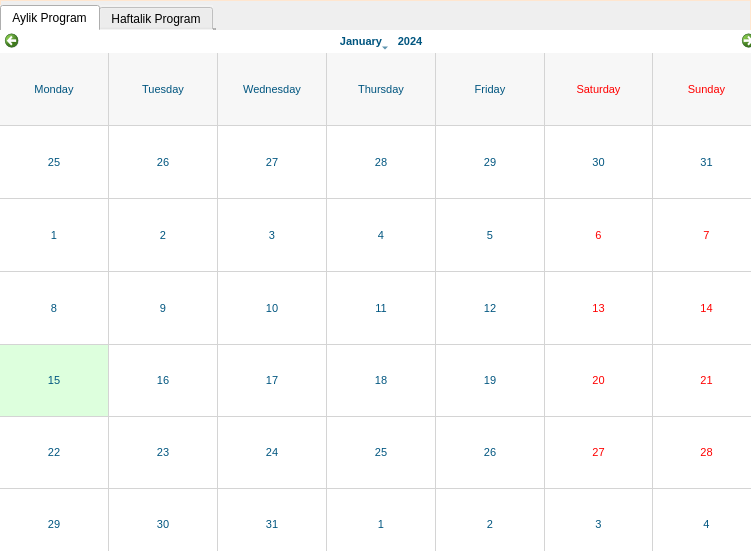
     <widget class="QFrame" name="frame_8">
      <property name="geometry">
       <rect>
        <x>25</x>
        <y>60</y>
        <width>751</width>
        <height>551</height>
       </rect>
      </property>
      <property name="styleSheet">
       <string notr="true">color: rgb(255, 230, 207);</string>
      </property>
      <property name="frameShape">
       <enum>QFrame::Box</enum>
      </property>
      <property name="frameShadow">
       <enum>QFrame::Plain</enum>
      </property>
      <widget class="QLabel" name="label_91">
       <property name="geometry">
        <rect>
         <x>40</x>
         <y>274</y>
         <width>81</width>
         <height>21</height>
        </rect>
       </property>
       <property name="font">
        <font>
         <family>Arial</family>
         <pointsize>9</pointsize>
         <weight>75</weight>
         <bold>true</bold>
        </font>
       </property>
       <property name="styleSheet">
        <string notr="true">color: rgb(255, 255, 255);</string>
       </property>
       <property name="text">
        <string>Dogum Tarihi</string>
       </property>
      </widget>
      <widget class="QLabel" name="label_92">
       <property name="geometry">
        <rect>
         <x>40</x>
         <y>204</y>
         <width>61</width>
         <height>16</height>
        </rect>
       </property>
       <property name="font">
        <font>
         <family>Arial</family>
         <pointsize>9</pointsize>
         <weight>75</weight>
         <bold>true</bold>
        </font>
       </property>
       <property name="styleSheet">
        <string notr="true">color: rgb(255, 255, 255);</string>
       </property>
       <property name="text">
        <string>Isim</string>
       </property>
      </widget>
      <widget class="QLabel" name="label_93">
       <property name="geometry">
        <rect>
         <x>40</x>
         <y>400</y>
         <width>91</width>
         <height>51</height>
        </rect>
       </property>
       <property name="font">
        <font>
         <family>Arial</family>
         <pointsize>9</pointsize>
         <weight>75</weight>
         <bold>true</bold>
        </font>
       </property>
       <property name="styleSheet">
        <string notr="true">color: rgb(255, 255, 255);</string>
       </property>
       <property name="text">
        <string>Gecmis Kurum / Kurumlar</string>
       </property>
       <property name="wordWrap">
        <bool>true</bool>
       </property>
      </widget>
      <widget class="QLabel" name="label_94">
       <property name="geometry">
        <rect>
         <x>40</x>
         <y>240</y>
         <width>47</width>
         <height>16</height>
        </rect>
       </property>
       <property name="font">
        <font>
         <family>Arial</family>
         <pointsize>9</pointsize>
         <weight>75</weight>
         <bold>true</bold>
        </font>
       </property>
       <property name="styleSheet">
        <string notr="true">color: rgb(255, 255, 255);</string>
       </property>
       <property name="text">
        <string>Soyisim</string>
       </property>
      </widget>
      <widget class="QLabel" name="label_95">
       <property name="geometry">
        <rect>
         <x>40</x>
         <y>305</y>
         <width>91</width>
         <height>21</height>
        </rect>
       </property>
       <property name="font">
        <font>
         <family>Arial</family>
         <pointsize>9</pointsize>
         <weight>75</weight>
         <bold>true</bold>
        </font>
       </property>
       <property name="styleSheet">
        <string notr="true">color: rgb(255, 255, 255);</string>
       </property>
       <property name="text">
        <string>TC Kimlik No</string>
       </property>
      </widget>
      <widget class="QLabel" name="label_97">
       <property name="geometry">
        <rect>
         <x>40</x>
         <y>330</y>
         <width>101</width>
         <height>41</height>
        </rect>
       </property>
       <property name="font">
        <font>
         <family>Arial</family>
         <pointsize>9</pointsize>
         <weight>75</weight>
         <bold>true</bold>
        </font>
       </property>
       <property name="styleSheet">
        <string notr="true">color: rgb(255, 255, 255);</string>
       </property>
       <property name="text">
        <string>Mezun Oldugu Kurum &amp; Fakulte</string>
       </property>
       <property name="wordWrap">
        <bool>true</bool>
       </property>
      </widget>
      <widget class="QLabel" name="label_99">
       <property name="geometry">
        <rect>
         <x>400</x>
         <y>370</y>
         <width>81</width>
         <height>21</height>
        </rect>
       </property>
       <property name="font">
        <font>
         <family>Arial</family>
         <pointsize>9</pointsize>
         <weight>75</weight>
         <bold>true</bold>
        </font>
       </property>
       <property name="styleSheet">
        <string notr="true">color: rgb(255, 255, 255);</string>
       </property>
       <property name="text">
        <string>Calisma Tipi</string>
       </property>
      </widget>
      <widget class="QLabel" name="label_100">
       <property name="geometry">
        <rect>
         <x>400</x>
         <y>400</y>
         <width>101</width>
         <height>41</height>
        </rect>
       </property>
       <property name="font">
        <font>
         <family>Arial</family>
         <pointsize>9</pointsize>
         <weight>75</weight>
         <bold>true</bold>
        </font>
       </property>
       <property name="styleSheet">
        <string notr="true">color: rgb(255, 255, 255);</string>
       </property>
       <property name="text">
        <string>Maas Bilgisi / Degisim Tarihi</string>
       </property>
       <property name="wordWrap">
        <bool>true</bool>
       </property>
      </widget>
      <widget class="QLabel" name="label_101">
       <property name="geometry">
        <rect>
         <x>400</x>
         <y>450</y>
         <width>91</width>
         <height>21</height>
        </rect>
       </property>
       <property name="font">
        <font>
         <family>Arial</family>
         <pointsize>9</pointsize>
         <weight>75</weight>
         <bold>true</bold>
        </font>
       </property>
       <property name="styleSheet">
        <string notr="true">color: rgb(255, 255, 255);</string>
       </property>
       <property name="inputMethodHints">
        <set>Qt::ImhEmailCharactersOnly</set>
       </property>
       <property name="text">
        <string>Kayit Tarihi</string>
       </property>
      </widget>
      <widget class="QLabel" name="label_26">
       <property name="geometry">
        <rect>
         <x>320</x>
         <y>30</y>
         <width>121</width>
         <height>121</height>
        </rect>
       </property>
       <property name="frameShape">
        <enum>QFrame::Box</enum>
       </property>
       <property name="text">
        <string/>
       </property>
       <property name="pixmap">
        <pixmap>default-user-image.png</pixmap>
       </property>
       <property name="scaledContents">
        <bool>true</bool>
       </property>
      </widget>
      <widget class="QLabel" name="label_105">
       <property name="geometry">
        <rect>
         <x>140</x>
         <y>200</y>
         <width>211</width>
         <height>21</height>
        </rect>
       </property>
       <property name="font">
        <font>
         <family>Arial</family>
         <pointsize>9</pointsize>
        </font>
       </property>
       <property name="styleSheet">
        <string notr="true">background-color: rgb(255, 255, 255);
color: rgb(0, 0, 0);</string>
       </property>
       <property name="frameShape">
        <enum>QFrame::Panel</enum>
       </property>
       <property name="text">
        <string/>
       </property>
       <property name="alignment">
        <set>Qt::AlignCenter</set>
       </property>
       <property name="wordWrap">
        <bool>true</bool>
       </property>
      </widget>
      <widget class="QLabel" name="label_106">
       <property name="geometry">
        <rect>
         <x>140</x>
         <y>235</y>
         <width>211</width>
         <height>21</height>
        </rect>
       </property>
       <property name="font">
        <font>
         <family>Arial</family>
         <pointsize>9</pointsize>
        </font>
       </property>
       <property name="styleSheet">
        <string notr="true">background-color: rgb(255, 255, 255);
color: rgb(0, 0, 0);</string>
       </property>
       <property name="frameShape">
        <enum>QFrame::Panel</enum>
       </property>
       <property name="text">
        <string/>
       </property>
       <property name="alignment">
        <set>Qt::AlignCenter</set>
       </property>
       <property name="wordWrap">
        <bool>true</bool>
       </property>
      </widget>
      <widget class="QLabel" name="label_107">
       <property name="geometry">
        <rect>
         <x>140</x>
         <y>270</y>
         <width>211</width>
         <height>21</height>
        </rect>
       </property>
       <property name="font">
        <font>
         <family>Arial</family>
         <pointsize>9</pointsize>
        </font>
       </property>
       <property name="styleSheet">
        <string notr="true">background-color: rgb(255, 255, 255);
color: rgb(0, 0, 0);</string>
       </property>
       <property name="frameShape">
        <enum>QFrame::Panel</enum>
       </property>
       <property name="text">
        <string/>
       </property>
       <property name="alignment">
        <set>Qt::AlignCenter</set>
       </property>
       <property name="wordWrap">
        <bool>true</bool>
       </property>
      </widget>
      <widget class="QLabel" name="label_108">
       <property name="geometry">
        <rect>
         <x>140</x>
         <y>305</y>
         <width>211</width>
         <height>21</height>
        </rect>
       </property>
       <property name="font">
        <font>
         <family>Arial</family>
         <pointsize>9</pointsize>
        </font>
       </property>
       <property name="styleSheet">
        <string notr="true">background-color: rgb(255, 255, 255);
color: rgb(0, 0, 0);</string>
       </property>
       <property name="frameShape">
        <enum>QFrame::Panel</enum>
       </property>
       <property name="text">
        <string/>
       </property>
       <property name="alignment">
        <set>Qt::AlignCenter</set>
       </property>
       <property name="wordWrap">
        <bool>true</bool>
       </property>
      </widget>
      <widget class="QLabel" name="label_109">
       <property name="geometry">
        <rect>
         <x>140</x>
         <y>340</y>
         <width>211</width>
         <height>21</height>
        </rect>
       </property>
       <property name="font">
        <font>
         <family>Arial</family>
         <pointsize>9</pointsize>
        </font>
       </property>
       <property name="styleSheet">
        <string notr="true">background-color: rgb(255, 255, 255);
color: rgb(0, 0, 0);</string>
       </property>
       <property name="frameShape">
        <enum>QFrame::Panel</enum>
       </property>
       <property name="text">
        <string/>
       </property>
       <property name="alignment">
        <set>Qt::AlignCenter</set>
       </property>
       <property name="wordWrap">
        <bool>true</bool>
       </property>
      </widget>
      <widget class="QLabel" name="label_112">
       <property name="geometry">
        <rect>
         <x>500</x>
         <y>370</y>
         <width>211</width>
         <height>21</height>
        </rect>
       </property>
       <property name="font">
        <font>
         <family>Arial</family>
         <pointsize>9</pointsize>
        </font>
       </property>
       <property name="styleSheet">
        <string notr="true">background-color: rgb(255, 255, 255);
color: rgb(0, 0, 0);</string>
       </property>
       <property name="frameShape">
        <enum>QFrame::Panel</enum>
       </property>
       <property name="text">
        <string/>
       </property>
       <property name="alignment">
        <set>Qt::AlignCenter</set>
       </property>
       <property name="wordWrap">
        <bool>true</bool>
       </property>
      </widget>
      <widget class="QLabel" name="label_114">
       <property name="geometry">
        <rect>
         <x>500</x>
         <y>450</y>
         <width>211</width>
         <height>21</height>
        </rect>
       </property>
       <property name="font">
        <font>
         <family>Arial</family>
         <pointsize>9</pointsize>
        </font>
       </property>
       <property name="styleSheet">
        <string notr="true">background-color: rgb(255, 255, 255);
color: rgb(0, 0, 0);</string>
       </property>
       <property name="inputMethodHints">
        <set>Qt::ImhEmailCharactersOnly</set>
       </property>
       <property name="frameShape">
        <enum>QFrame::Panel</enum>
       </property>
       <property name="text">
        <string/>
       </property>
       <property name="alignment">
        <set>Qt::AlignCenter</set>
       </property>
       <property name="wordWrap">
        <bool>true</bool>
       </property>
      </widget>
      <widget class="QLabel" name="label_96">
       <property name="geometry">
        <rect>
         <x>400</x>
         <y>240</y>
         <width>91</width>
         <height>16</height>
        </rect>
       </property>
       <property name="font">
        <font>
         <family>Arial</family>
         <pointsize>9</pointsize>
         <weight>75</weight>
         <bold>true</bold>
        </font>
       </property>
       <property name="styleSheet">
        <string notr="true">color: rgb(255, 255, 255);</string>
       </property>
       <property name="text">
        <string>Adres</string>
       </property>
      </widget>
      <widget class="QLabel" name="label_117">
       <property name="geometry">
        <rect>
         <x>500</x>
         <y>230</y>
         <width>211</width>
         <height>41</height>
        </rect>
       </property>
       <property name="font">
        <font>
         <family>Arial</family>
         <pointsize>9</pointsize>
        </font>
       </property>
       <property name="styleSheet">
        <string notr="true">background-color: rgb(255, 255, 255);
color: rgb(0, 0, 0);</string>
       </property>
       <property name="frameShape">
        <enum>QFrame::Panel</enum>
       </property>
       <property name="text">
        <string/>
       </property>
       <property name="alignment">
        <set>Qt::AlignCenter</set>
       </property>
       <property name="wordWrap">
        <bool>true</bool>
       </property>
      </widget>
      <widget class="QLabel" name="label_110">
       <property name="geometry">
        <rect>
         <x>500</x>
         <y>190</y>
         <width>211</width>
         <height>21</height>
        </rect>
       </property>
       <property name="font">
        <font>
         <family>Arial</family>
         <pointsize>9</pointsize>
        </font>
       </property>
       <property name="styleSheet">
        <string notr="true">background-color: rgb(255, 255, 255);
color: rgb(0, 0, 0);</string>
       </property>
       <property name="frameShape">
        <enum>QFrame::Panel</enum>
       </property>
       <property name="text">
        <string/>
       </property>
       <property name="alignment">
        <set>Qt::AlignCenter</set>
       </property>
       <property name="wordWrap">
        <bool>true</bool>
       </property>
      </widget>
      <widget class="QLabel" name="label_98">
       <property name="geometry">
        <rect>
         <x>400</x>
         <y>190</y>
         <width>91</width>
         <height>21</height>
        </rect>
       </property>
       <property name="font">
        <font>
         <family>Arial</family>
         <pointsize>9</pointsize>
         <weight>75</weight>
         <bold>true</bold>
        </font>
       </property>
       <property name="styleSheet">
        <string notr="true">color: rgb(255, 255, 255);</string>
       </property>
       <property name="text">
        <string>Telefon</string>
       </property>
      </widget>
      <widget class="QLabel" name="label_119">
       <property name="geometry">
        <rect>
         <x>400</x>
         <y>290</y>
         <width>91</width>
         <height>21</height>
        </rect>
       </property>
       <property name="font">
        <font>
         <family>Arial</family>
         <pointsize>9</pointsize>
         <weight>75</weight>
         <bold>true</bold>
        </font>
       </property>
       <property name="styleSheet">
        <string notr="true">color: rgb(255, 255, 255);</string>
       </property>
       <property name="text">
        <string>Telefon</string>
       </property>
      </widget>
      <widget class="QLabel" name="label_120">
       <property name="geometry">
        <rect>
         <x>500</x>
         <y>290</y>
         <width>211</width>
         <height>21</height>
        </rect>
       </property>
       <property name="font">
        <font>
         <family>Arial</family>
         <pointsize>9</pointsize>
        </font>
       </property>
       <property name="styleSheet">
        <string notr="true">background-color: rgb(255, 255, 255);
color: rgb(0, 0, 0);</string>
       </property>
       <property name="frameShape">
        <enum>QFrame::Panel</enum>
       </property>
       <property name="text">
        <string/>
       </property>
       <property name="alignment">
        <set>Qt::AlignCenter</set>
       </property>
       <property name="wordWrap">
        <bool>true</bool>
       </property>
      </widget>
      <widget class="QLabel" name="label_121">
       <property name="geometry">
        <rect>
         <x>400</x>
         <y>330</y>
         <width>61</width>
         <height>21</height>
        </rect>
       </property>
       <property name="font">
        <font>
         <family>Arial</family>
         <pointsize>9</pointsize>
         <weight>75</weight>
         <bold>true</bold>
        </font>
       </property>
       <property name="styleSheet">
        <string notr="true">color: rgb(255, 255, 255);</string>
       </property>
       <property name="text">
        <string>Email</string>
       </property>
      </widget>
      <widget class="QLabel" name="label_122">
       <property name="geometry">
        <rect>
         <x>500</x>
         <y>330</y>
         <width>211</width>
         <height>21</height>
        </rect>
       </property>
       <property name="font">
        <font>
         <family>Arial</family>
         <pointsize>9</pointsize>
        </font>
       </property>
       <property name="styleSheet">
        <string notr="true">background-color: rgb(255, 255, 255);
color: rgb(0, 0, 0);</string>
       </property>
       <property name="frameShape">
        <enum>QFrame::Panel</enum>
       </property>
       <property name="text">
        <string/>
       </property>
       <property name="alignment">
        <set>Qt::AlignCenter</set>
       </property>
       <property name="wordWrap">
        <bool>true</bool>
       </property>
      </widget>
      <widget class="QComboBox" name="comboBox_9">
       <property name="geometry">
        <rect>
         <x>500</x>
         <y>410</y>
         <width>211</width>
         <height>21</height>
        </rect>
       </property>
       <property name="styleSheet">
        <string notr="true">color: rgb(0, 0, 0);
background-color: rgb(255, 255, 255);</string>
       </property>
      </widget>
      <widget class="QListView" name="listView">
       <property name="geometry">
        <rect>
         <x>140</x>
         <y>370</y>
         <width>211</width>
         <height>101</height>
        </rect>
       </property>
       <property name="styleSheet">
        <string notr="true">background-color: rgb(255, 255, 255);
color: rgb(0, 0, 0);</string>
       </property>
      </widget>
      <widget class="QFrame" name="frame_9">
       <property name="geometry">
        <rect>
         <x>-10</x>
         <y>-10</y>
         <width>781</width>
         <height>581</height>
        </rect>
       </property>
       <property name="styleSheet">
        <string notr="true">color: rgb(255, 230, 207);</string>
       </property>
       <property name="frameShape">
        <enum>QFrame::NoFrame</enum>
       </property>
       <property name="frameShadow">
        <enum>QFrame::Plain</enum>
       </property>
       <widget class="QCalendarWidget" name="calendarWidget_4">
        <property name="geometry">
         <rect>
          <x>10</x>
          <y>40</y>
          <width>761</width>
          <height>531</height>
         </rect>
        </property>
        <property name="font">
         <font>
          <family>Arial</family>
          <pointsize>8</pointsize>
         </font>
        </property>
        <property name="autoFillBackground">
         <bool>false</bool>
        </property>
        <property name="styleSheet">
         <string notr="true">background-color: rgb(255, 255, 255);
selection-color: rgb(0, 85, 127);
color: rgb(0, 85, 127);
selection-background-color: rgb(221, 255, 221);</string>
        </property>
        <property name="gridVisible">
         <bool>true</bool>
        </property>
        <property name="selectionMode">
         <enum>QCalendarWidget::SingleSelection</enum>
        </property>
        <property name="horizontalHeaderFormat">
         <enum>QCalendarWidget::LongDayNames</enum>
        </property>
        <property name="verticalHeaderFormat">
         <enum>QCalendarWidget::NoVerticalHeader</enum>
        </property>
        <property name="navigationBarVisible">
         <bool>true</bool>
        </property>
        <property name="dateEditEnabled">
         <bool>true</bool>
        </property>
       </widget>
       <widget class="QTabWidget" name="tabWidget_3">
        <property name="geometry">
         <rect>
          <x>10</x>
          <y>15</y>
          <width>216</width>
          <height>25</height>
         </rect>
        </property>
        <property name="sizePolicy">
         <sizepolicy hsizetype="Fixed" vsizetype="Expanding">
          <horstretch>0</horstretch>
          <verstretch>27</verstretch>
         </sizepolicy>
        </property>
        <property name="minimumSize">
         <size>
          <width>0</width>
          <height>25</height>
         </size>
        </property>
        <property name="maximumSize">
         <size>
          <width>16777215</width>
          <height>2000000</height>
         </size>
        </property>
        <property name="font">
         <font>
          <family>Arial</family>
          <pointsize>9</pointsize>
         </font>
        </property>
        <property name="styleSheet">
         <string notr="true">color: rgb(0, 0, 0);
background-color: rgb(243, 243, 243);</string>
        </property>
        <property name="tabPosition">
         <enum>QTabWidget::North</enum>
        </property>
        <property name="tabShape">
         <enum>QTabWidget::Rounded</enum>
        </property>
        <property name="currentIndex">
         <number>0</number>
        </property>
        <property name="elideMode">
         <enum>Qt::ElideLeft</enum>
        </property>
        <widget class="QWidget" name="tab_5">
         <attribute name="title">
          <string>Aylik Program</string>
         </attribute>
        </widget>
        <widget class="QWidget" name="tab_6">
         <attribute name="title">
          <string>Haftalik Program</string>
         </attribute>
        </widget>
       </widget>
      </widget>
     </widget>
